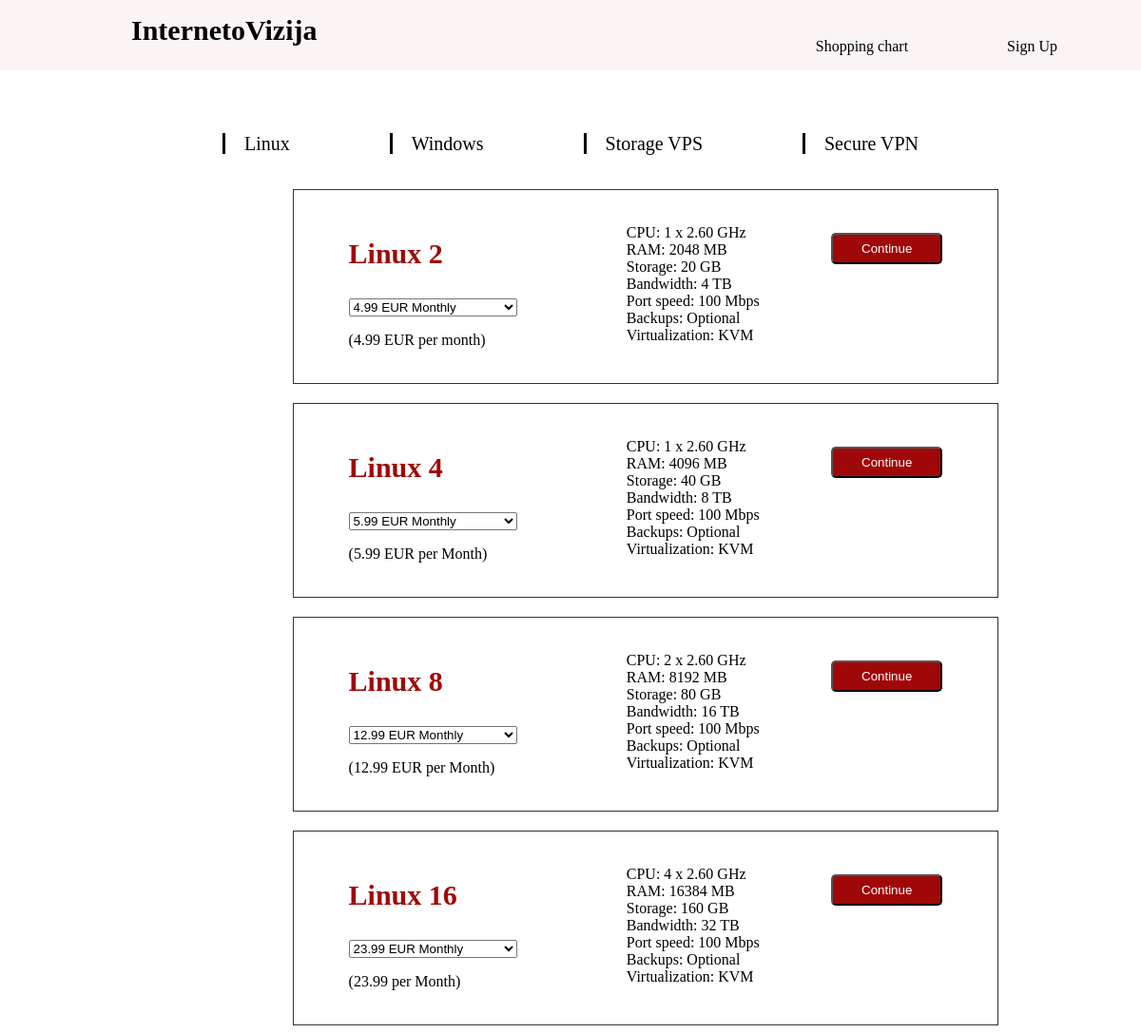
Screenshot of /allproducts.php?cid=1 with the database file from the repository.
### tables this page shows
CREATE TABLE `categories` (
  `id` int(11) NOT NULL,
  `categoryname` varchar(255) NOT NULL,
  `price` varchar(25) NOT NULL
);

CREATE TABLE `product` (
  `id` int(25) NOT NULL,
  `categoryid` int(25) NOT NULL,
  `productname` varchar(255) NOT NULL,
  `fromproductprice` varchar(255) NOT NULL,
  `productdesceiption` text NOT NULL,
  `productprice` varchar(255) NOT NULL,
  `productprice1` varchar(255) NOT NULL,
  `productprice2` varchar(255) NOT NULL,
  `productprice3` varchar(255) NOT NULL,
  `productprice4` varchar(255) NOT NULL,
  `productdesceiption1` varchar(255) NOT NULL,
  `productdesceiption2` varchar(255) NOT NULL,
  `productdesceiption3` varchar(255) NOT NULL,
  `productdesceiption4` text NOT NULL,
  `productdesceiption5` varchar(255) NOT NULL,
  `productdesceiption6` varchar(255) NOT NULL,
  `productdesceiption7` varchar(255) NOT NULL,
  `addons` varchar(255) NOT NULL,
  `addons1` varchar(255) NOT NULL,
  `addons2` varchar(255) NOT NULL,
  `addons3` varchar(255) NOT NULL,
  `addons4` varchar(255) NOT NULL,
  `addons5` varchar(255) NOT NULL,
  `addons6` varchar(255) NOT NULL,
  `addons7` varchar(255) NOT NULL,
  `addprice` varchar(255) NOT NULL,
  `addprice1` varchar(255) NOT NULL,
  `addprice2` varchar(255) NOT NULL,
  `addprice3` varchar(255) NOT NULL,
  `addprice4` varchar(255) NOT NULL,
  `addprice5` varchar(255) NOT NULL
);

### allproducts.php (the view, shortened to what this page needs)
<?php
include('common/conection.php');
?>
<!DOCTYPE html>
<html lang="en">
<head>
    <link rel="stylesheet" href="linux.css">
</head>
<body>
<?php include('common/header.php') ?>
<div class="kita" >
<ul>
    <?php
$query = 'select * from categories';
$result = mysqli_query($connection , $query) ;
while($row = mysqli_fetch_assoc($result ))
{
?>
                    <li>
                    <a href= "allproducts.php?cid=<?php echo $row['id']?>"><?php echo $row['categoryname'] ?></a>
                    </li>
                    <?php }?>
                </ul>
</div>
<div class="all">
<?php
$cid = $_GET['cid'];
$query = "select * from product where categoryid=$cid ";
$result = mysqli_query($connection , $query);
while($row = mysqli_fetch_assoc($result))
{
?>
<form action="buychart.php?pid=<?php echo $row['id']; ?>" method="post">
    <div class="linux" >
<div class="price" >
    <h3> <?php echo $row['productname'] ?></h3>
    <select>
      <option><?php echo $row['productprice'] ?></option>
    </select>
<p><?php echo $row['fromproductprice'] ?></p>
</div>
<div class="aprasymas">
    <ul>
<li><?php echo $row['productdesceiption'] ?></li>
<li><?php echo $row['productdesceiption1'] ?></li>
<li><?php echo $row['productdesceiption2'] ?></li>
<li><?php echo $row['productdesceiption3'] ?></li>
<li><?php echo $row['productdesceiption4'] ?></li>
<li><?php echo $row['productdesceiption5'] ?></li>
<li><?php echo $row['productdesceiption6'] ?></li>
</ul>
</div>
<div class="continue" >
<a href= "buychart.php?pid=<?php echo $row['id']; ?>"><input type="submit" name="add" class = "in" value="Continue"></a>
</div>
    </div>
</form>
<?php } ?>
</body>
</html>

### common/header.php
<header>
    <section class="navbar">
        <div class="container">
            <div class="logo" >
<h1>InternetoVizija</h1>
            </div>
            <div class="menu ">
                <ul>
                    <li>
                        <a href="Chart.html">Shopping chart</a>
                    </li>
                    <li>
                        <a href="Profile.html">Sign Up</a>
                    </li>
                </ul>
            </div>
        </div>
    </section>
    </header>

### linux.css (style rules this page uses)
ul { list-style-type: none; }
.menu ul li { display: inline; }
.menu { display: flex; justify-content: end; margin-top: -50px; }
.menu a:link { text-decoration: none; margin-right:100px ; color: black; }
header { background-color: rgb(250, 244, 244); margin-top: -30px; margin-right: -20px; margin-left: -20px; }
.logo h1 { margin-left: 150px; padding-top: 20px; font-size: 30px; color: rgb(2, 2, 2); }
.kita a:link { text-decoration: none; margin-right:100px ; color: rgb(0, 0, 0); }
.kita ul li { display: inline; }
.kita { display: flex; justify-content: center; margin-top: 50px; margin-left:60px ; }
.linux { display: flex; justify-content:space-around; margin-top: 20px; background-color: rgba(255, 255, 255, 0.8); border: 1px solid rgba(0, 0, 0, 0.8); width: 700px; margin-left: 300px; padding: 20px; }
.continue { padding-top: 25px; }
.continue a:link,.continue1 a:link { text-decoration: none; }
.price h3 { font-size: 30px; color: rgb(160, 8, 8); }
.in { border-radius: 5px; background-color: rgb(160, 8, 8); color: white; padding: 7px 30px 7px 30px; }
.kita li { border-left-style: solid; padding-left: 20px; font-size: 20px; }

### rows the page displays
categories: categoryname "Linux"
categories: categoryname "Windows"
categories: categoryname "Storage VPS"
categories: categoryname "Secure VPN"
product: productname "Linux 2", productprice "4.99 EUR Monthly", fromproductprice "(4.99 EUR per month)", productdesceiption "CPU: 1 x 2.60 GHz", productdesceiption1 "RAM: 2048 MB", productdesceiption2 "Storage: 20 GB", productdesceiption3 "Bandwidth: 4 TB", productdesceiption4 "Port speed: 100 Mbps", productdesceiption5 "Backups: Optional", productdesceiption6 "Virtualization: KVM"
product: productname "Linux 4", productprice "5.99 EUR Monthly", fromproductprice "(5.99 EUR per Month)", productdesceiption "CPU: 1 x 2.60 GHz", productdesceiption1 "RAM: 4096 MB", productdesceiption2 "Storage: 40 GB", productdesceiption3 "Bandwidth: 8 TB", productdesceiption4 "Port speed: 100 Mbps", productdesceiption5 "Backups: Optional", productdesceiption6 "Virtualization: KVM"
product: productname "Linux 8", productprice "12.99 EUR Monthly", fromproductprice "(12.99 EUR per Month)", productdesceiption "CPU: 2 x 2.60 GHz", productdesceiption1 "RAM: 8192 MB", productdesceiption2 "Storage: 80 GB", productdesceiption3 "Bandwidth: 16 TB", productdesceiption4 "Port speed: 100 Mbps", productdesceiption5 "Backups: Optional", productdesceiption6 "Virtualization: KVM"
product: productname "Linux 16", productprice "23.99 EUR Monthly", fromproductprice "(23.99 per Month)", productdesceiption "CPU: 4 x 2.60 GHz", productdesceiption1 "RAM: 16384 MB", productdesceiption2 "Storage: 160 GB", productdesceiption3 "Bandwidth: 32 TB", productdesceiption4 "Port speed: 100 Mbps", productdesceiption5 "Backups: Optional", productdesceiption6 "Virtualization: KVM"
